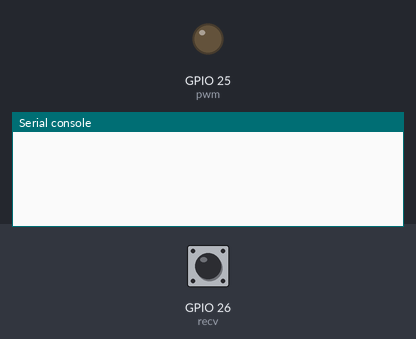
Bench run of a program on a simulated ESP32 board running MicroPython. Parts: output pins drawn as LEDs (lit = HIGH), the last lines printed to the serial console. Inputs (shaded band) come from the test bench; at power-on: GPIO 26 (recv) HIGH.

Above: at 1.2 s.
1.3 s: GPIO 26 (recv) pulled LOW for 0.15 s
At 3.0 s:
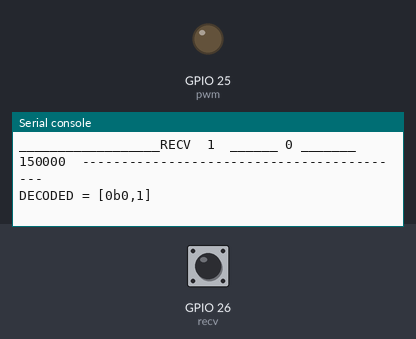
3.3 s: GPIO 26 (recv) pulsed LOW 2 times (0.12 s each, 0.3 s apart)
At 5.0 s:
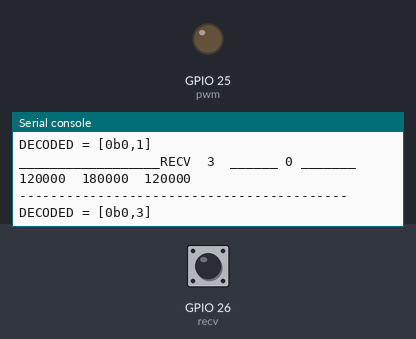
5.5 s: GPIO 26 (recv) pulsed LOW 5 times (0.12 s each, 0.3 s apart)
At 7.7 s:
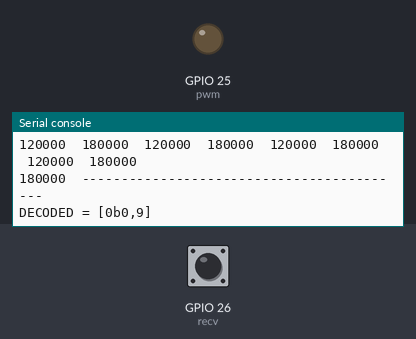

Measured:
- after the input at 1.3 s, the serial console: prints a new line after 0.50 s (image 1)
- after the input at 3.3 s, the serial console: prints a new line after 0.71 s (image 2)
- after the input at 5.5 s, the serial console: prints a new line after 1.7 s (image 3)

The program:

remote_v2.py
```python
#version = 2.0
from machine import *
from time import *
import sys
"""
	Platform Note :;
		ESP32 is a sensitive platform , limited memory , no allocation memory when in ISR
		Therefore , there is a pre_buffer bytearray to optimize runtime speed
		Also , don't use this with _thread , not sure why .
"""
class Remote:
	def __init__(self):
		# Initialize GPIO
		self.recv = Pin(26 , Pin.IN , Pin.PULL_UP)
		self.recv.irq(trigger = Pin.IRQ_RISING|Pin.IRQ_FALLING , handler = self._handler)
		self.pwm = PWM(Pin(25) , duty = 0 , freq = 38000)

		# Initialize Buffer , see ISR note !
		self.buffer = [0 for x in range(1000)]
		self.bin = 0
		self.length = 0

		# Initialize Timing Property
		self.prev_irq = 0

		# Initialize User Interface
		self.learning = None
		self.event_list = {}

	def _handler(self , source):
		self.time = ticks_us()
		if self.prev_irq == 0:
			self.prev_irq = self.time
			self.length = 0
			return
		self.buffer[self.length] = ticks_diff(self.time , self.prev_irq)
		self.prev_irq = self.time
		self.length += 1

	def _routine(self):
		while True :
			sleep_ms(200)
			if ticks_diff(ticks_us(),self.prev_irq) > 200000 and self.length > 0 :
				self._debug()
				print('DECODED = [{},{}] '.format(self.decode()[1],self.length))

				#self._send ( self.buffer , self.length , 40 )

				self.length = 0
				self.prev_irq = 0
				for x in range(len(self.buffer)):
					self.buffer[x] = 0
	def _debug(self):
		print('__________________RECV  {}  ______ {} _______'.format(self.length , self.bin))
		for x in range(self.length//8) :
			for i in range(8):
				print(self.buffer[x*8+i] , end = '\t' if  self.buffer[x*8+i]*50 > 300 else '#\t')
			print()
		for x in range(self.length%8):
			print( self.buffer[self.length//8 + x] , end = '\t' if  self.buffer[self.length//8 + x]*50 > 300 else '#\t')

		print('------------------------------------------')


	"""

	"""
	# Learn the next message and then written to the file . This is non-blocking
	def learn (self , name ):
		self.learning = name

	def event(self , name):
		self.event_list[name] = self._load(name)

	def _load(self,name):
		pass
	def inside	( self,t , r ):
		# avoid string allocation !
		if t[0] == r[0] and t[1] == r[1] :
			return True
		if t[1] > r[1] :
			return False
		for x in range(r[1]-t[1]+1):
			if 	(((((2**(r[1]-x-t[1]\
				)-1)|((2**x -1)<<(t[\
				1]+(r[1]-x-t[1]))))^\
				(2**r[1]-1))&r[0])>>\
				(r[1]-x-t[1]))==t[0]:
				return True
		return False

	def send(self,packet,length = None , mul = 40):
		length = length or len(packet)
		self.recv.irq(trigger = 0 , handler = None) # Disable IRQ Receiving Channel
		p = packet
		# Heavily optimize needed
		sleep = sleep_us
		duty = self.pwm.duty
		n = 0 # prev
		b = ticks_diff
		c = ticks_us
		d = self.buffer
		for x in range(length):
			if x%2 == 0 :
				duty(512)
			else :
				duty(0)
			sleep( p[x])
		duty(0)
		sleep_ms(3) # magic
		self.recv.irq(trigger = Pin.IRQ_RISING|Pin.IRQ_FALLING , handler = self._handler) # Re-enable IRQ

	def decode(self):
		self.bin = 0
		m = 50000
		for x in range(self.length):
			m = min(self.buffer[x],m)
		for x in range(0,self.length,2):
			if self.buffer[x+1] > m*3 and self.buffer[x] > m*3:
				continue
			if self.buffer[x+1] > self.buffer[x]*3//2 :
				self.bin += 2**(x//2)
			else :
				pass
		return hex(self.bin) , bin(self.bin)

remote = Remote()
remote._routine()
```
